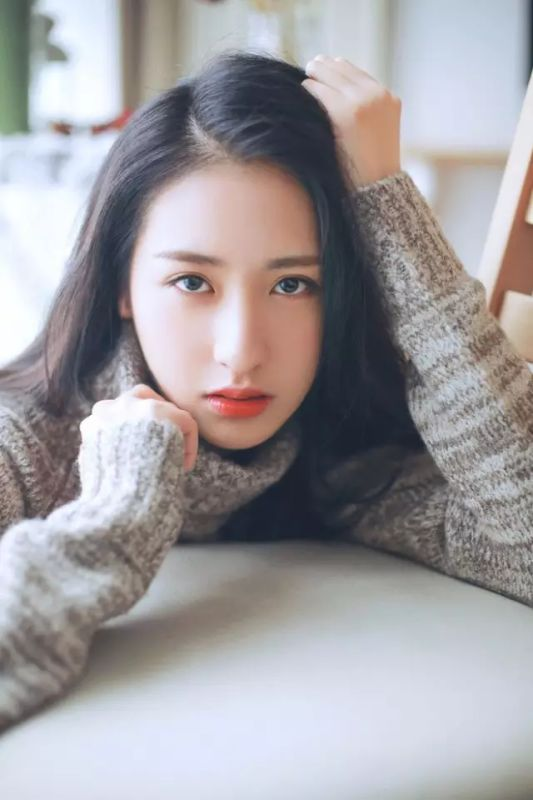
//> input picture data/Pictures/3.jpg, 533 x 800 px
$ ./otsu   (built with g++ and OpenCV 4)
//> lines starting //> are read from the running program, lines starting //| are printed output that depends on the picture; after the words box and inside, x2 and y2 are one past the last pixel; in counts of white or black regions, pixels touching at a corner belong together
#include<opencv2/opencv.hpp>
#include<math.h>

using namespace std;
using namespace cv;

int Otsu(Mat src);

int main(int argc,  char* argv[])
{
	Mat img = imread("/home/rechie/Documents/me/data/Pictures/3.jpg", CV_LOAD_IMAGE_GRAYSCALE);
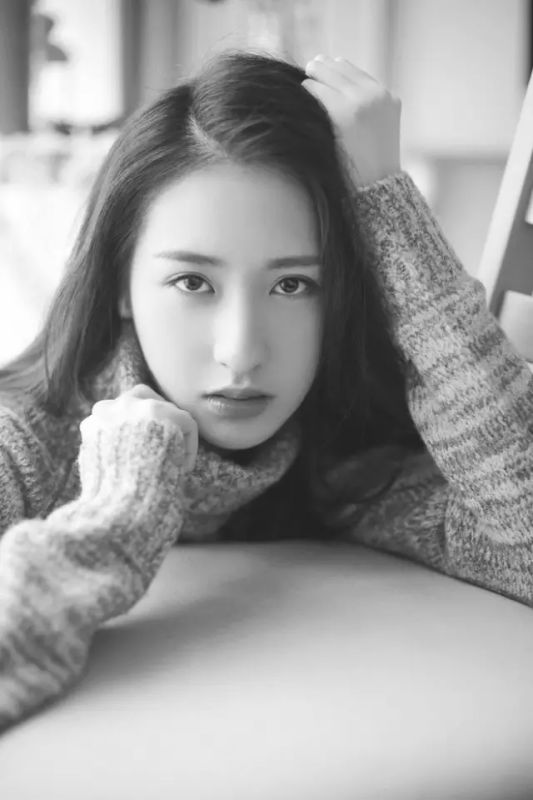
//> img: 800 rows x 533 cols, CV_8UC1; min 30, max 255, mean 158.9
	Mat dst = Mat(img.rows, img.cols, CV_8UC1);

	int thresh = Otsu(img);

	threshold(img, dst, thresh, 255, CV_THRESH_BINARY);

	imshow("img", dst);

	waitKey(0);

	return 0;
}

int Otsu(Mat src)
{
	int height = src.rows;
//> height = 800
	int width = src.cols;
//> width = 533
	long size = height * width;
//> size = 426400
	unsigned char* data = src.data;

	//histogram
	float histogram[256] = {0};
	for (int m = 0; m < height; m++)
	{
		unsigned char* p = data + m * src.step;
		for(int n = 0; n < width; n++)
		{
			histogram[int(*p++)]++;
		}
	}
//> after the loop, histogram = 256 values, max 5884 at index 231, min 0 at index 0, mean 1665.6

	int threshold;
	long sum0 = 0, sum1 = 0;  //存储前景的灰度总和和背景灰度总和
	long cnt0 = 0, cnt1 = 0;  //前景的总个数和背景的总个数
	double w0 = 0, w1 = 0;    //前景和背景所占整幅图像的比例
	double u0 = 0, u1 = 0;    //前景和背景的平均灰度
	double variance = 0;      //最大类间方差
	int i, j;
	double u = 0;
	double maxVariance = 0;
	for(i = 1; i < 256; i++)
	{
		sum0 = 0;
		sum1 = 0;
		cnt1 = 0;
		w0 = 0;
		w1 = 0;
		for(j = 0; j < i; j++)
		{
			cnt0 += histogram[j];
			sum0 += j * histogram[j];
		}

		u0 = (double)sum0 / cnt0;
		w0 = (double)cnt0 / size;

		for(j = i; j <= 255; j++)
		{
			cnt1 += histogram[j];
			sum1 += j * histogram[j];
		}

		u1 = (double)sum1 / cnt1;
		w1 = 1 - w0;  //(double)cnt1 / size

		u = u0 * w0 + u1 * w1;  //图像的平均灰度
		printf("u = %f\n", u);

		variance = w0 * w1 * (u0 - u1) * (u0 -u1);

		if(variance >maxVariance)
		{
			maxVariance = variance;
			threshold = i;
		}
	}
//> this loop made 255 passes
//> (cnt0, sum0, u0, w0, cnt1, sum1, u1, w1) on passes 31 to 41: (1, 30, 30, 2.35e-06, 426399, 67753400, 158.9, 1), (4, 92, 23, 9.38e-06, 426397, 67753352, 158.9, 1), (22, 572, 26, 5.16e-05, 426382, 67752872, 158.9, 1), (202, 5918, 29.3, 0.000474, 426220, 67747512, 158.9, 1), (1948, 59162, 30.37, 0.00457, 424654, 67694280, 159.4, 0.995), (5716, 129932, 22.73, 0.0134, 422632, 67623512, 160, 0.987), (11397, 198800, 17.44, 0.0267, 420719, 67554632, 160.6, 0.973), (18916, 266806, 14.1, 0.0444, 418881, 67486624, 161.1, 0.956), (28259, 336118, 11.89, 0.0663, 417057, 67417320, 161.7, 0.934), (39417, 406903, 10.32, 0.0924, 415242, 67346536, 162.2, 0.908), (52601, 487943, 9.28, 0.123, 413216, 67265496, 162.8, 0.877)
//> (cnt0, sum0, u0, w0, cnt1, sum1, u1, w1) on passes 1 to 6: (0, 0, nan, 0, 426400, 67753432, 158.9, 1), (0, 0, nan, 0, 426400, 67753432, 158.9, 1), (0, 0, nan, 0, 426400, 67753432, 158.9, 1), (0, 0, nan, 0, 426400, 67753432, 158.9, 1), (0, 0, nan, 0, 426400, 67753432, 158.9, 1), (0, 0, nan, 0, 426400, 67753432, 158.9, 1)
//| u = -nan
//| u = -nan
//| u = -nan
//| u = -nan
//| u = -nan
//| u = -nan
//| u = -nan
//| u = -nan
//> (output is shown up to pass 8 of 255)
//> after the loop, sum0 = 67715440; sum1 = 37995; cnt1 = 149; cnt0 = 40978736; maxVariance = 6550.2; threshold = 49

	printf("threshold = %d\n", threshold);
//| threshold = 49
//> in main, `threshold(img, dst, thresh, 255, CV_THRESH_BINARY);`:
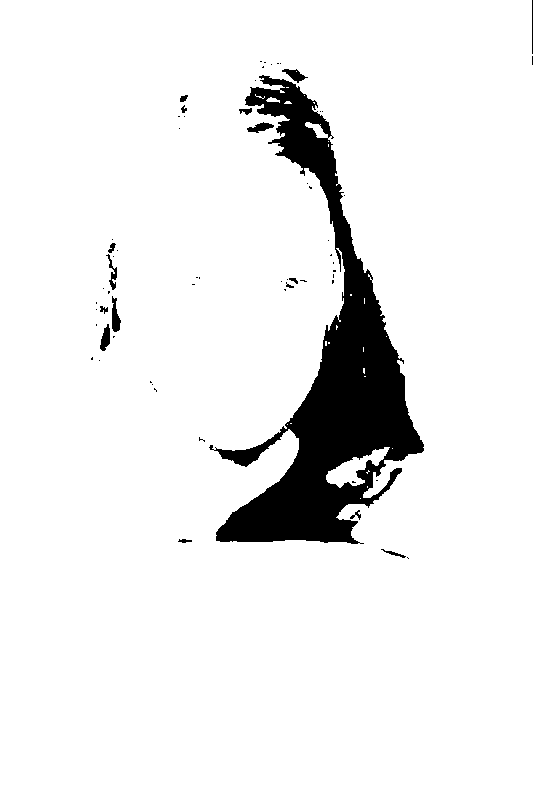
//> dst: 800 rows x 533 cols, CV_8UC1; 92.7% white; 64 black regions (47 under 20 px), largest, box (x1, y1, x2, y2) and area: (209, 75, 424, 544) 29769, (112, 296, 121, 332) 200, (100, 324, 110, 351) 171
	return threshold;
}

$ run again, with data/Pictures/1.jpg copied over data/Pictures/3.jpg
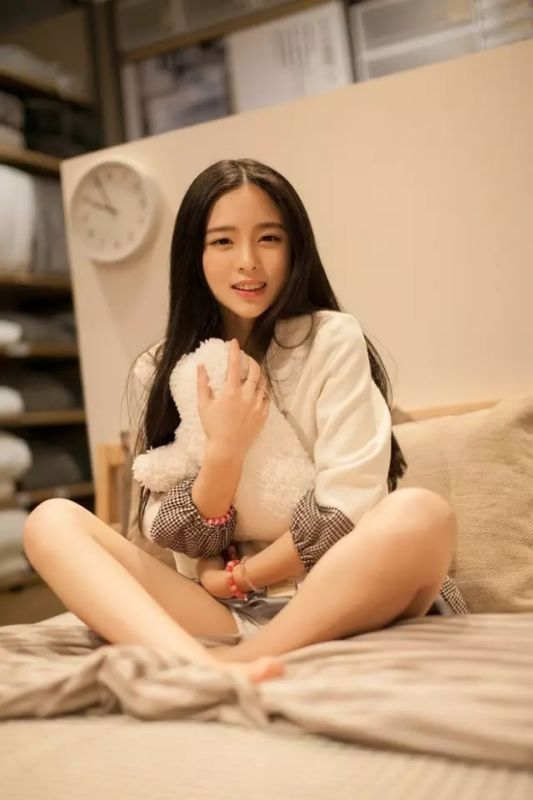
//> input picture data/Pictures/1.jpg, 533 x 800 px
//> `Mat img = imread("/home/rechie/Documents/me/data/Pictures/3.jpg", CV_L..`:
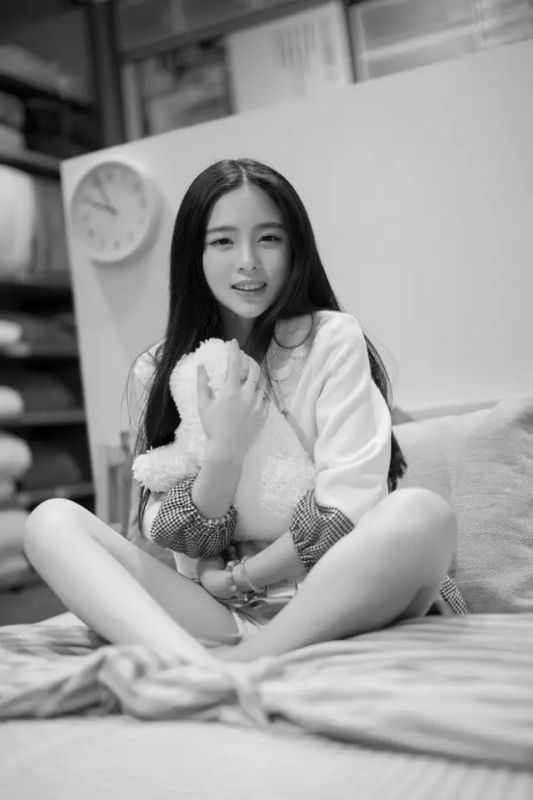
//> img: 800 rows x 533 cols, CV_8UC1; min 0, max 250, mean 156.3
//> after the loop in Otsu, `for (int m = 0; m < height; m++)`: histogram = 256 values, max 10922 at index 203, min 0 at index 246, mean 1665.6
//> the loop in Otsu, `for(i = 1; i < 256; i++)` made 255 passes
//> (cnt0, sum0, u0, w0, cnt1, sum1, u1, w1) on passes 1 to 7: (29, 0, 0, 6.8e-05, 426371, 66649208, 156.3, 1), (179, 121, 0.676, 0.00042, 426250, 66649088, 156.4, 1), (585, 633, 1.08, 0.00137, 425994, 66648576, 156.5, 0.999), (1274, 1482, 1.16, 0.00299, 425711, 66647728, 156.6, 0.997), (2242, 2598, 1.16, 0.00526, 425432, 66646608, 156.7, 0.995), (3548, 4288, 1.21, 0.00832, 425094, 66644920, 156.8, 0.992), (5272, 6796, 1.29, 0.0124, 424676, 66642408, 156.9, 0.988)
//> (printed output is left out)
//> after the loop in Otsu, `for(i = 1; i < 256; i++)`: sum0 = 66649208; sum1 = 0; cnt0 = 42082292; maxVariance = 6517.1; threshold = 27
//| threshold = 27
//> `threshold(img, dst, thresh, 255, CV_THRESH_BINARY);`:
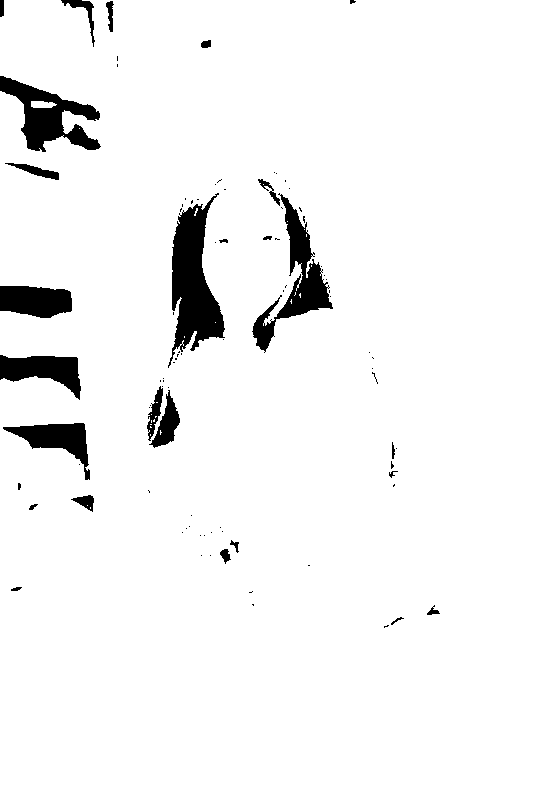
//> dst: 800 rows x 533 cols, CV_8UC1; 95.3% white; 91 black regions (66 under 20 px), largest, box (x1, y1, x2, y2) and area: (168, 193, 225, 368) 4870, (252, 193, 333, 353) 3335, (0, 76, 101, 152) 3210

$ run again, with data/Pictures/10.jpg copied over data/Pictures/3.jpg
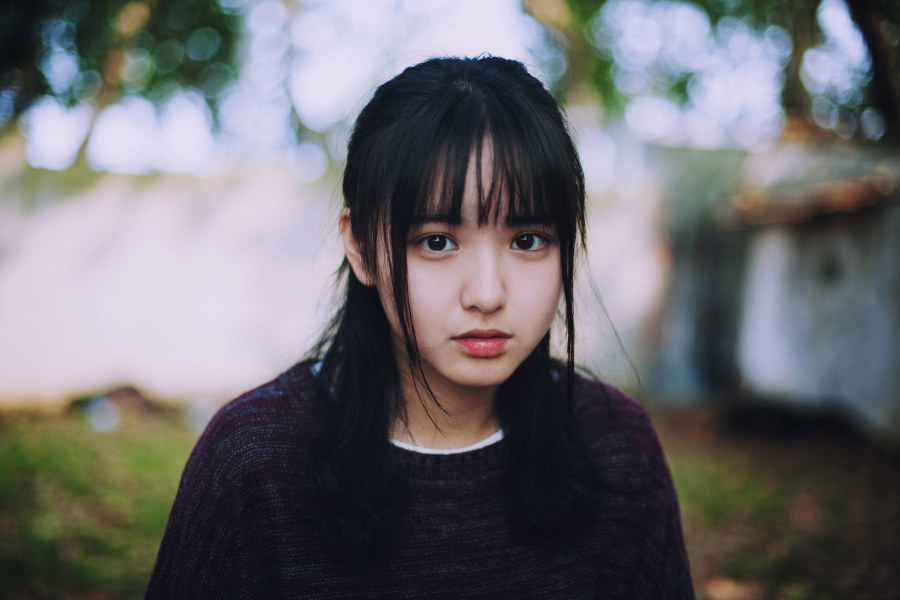
//> input picture data/Pictures/10.jpg, 900 x 600 px
//> `Mat img = imread("/home/rechie/Documents/me/data/Pictures/3.jpg", CV_L..`:
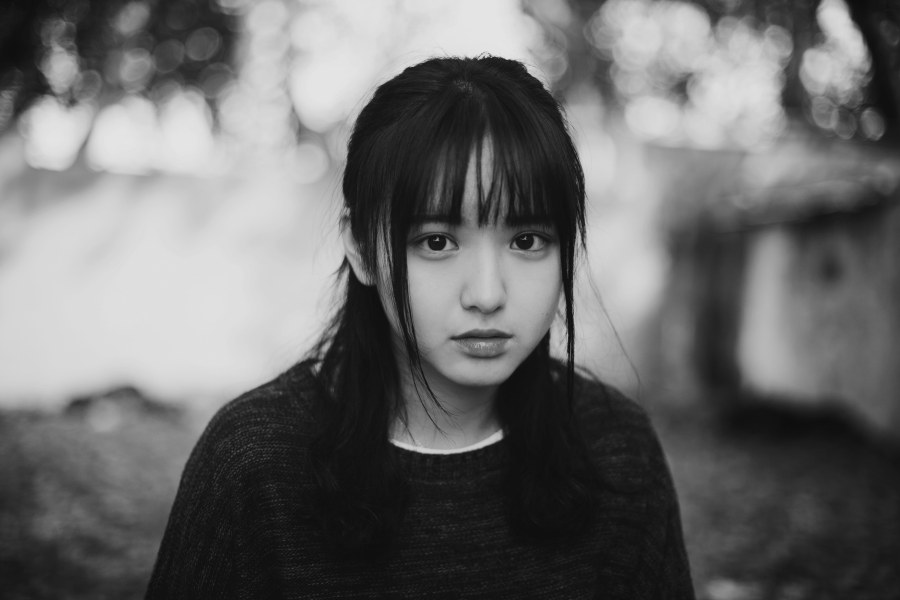
//> img: 600 rows x 900 cols, CV_8UC1; min 7, max 234, mean 106.5
//> after the loop in Otsu, `for (int m = 0; m < height; m++)`: histogram = 256 values, max 11398 at index 19, min 0 at index 0, mean 2109.4
//> the loop in Otsu, `for(i = 1; i < 256; i++)` made 255 passes
//> (cnt0, sum0, u0, w0, cnt1, sum1, u1, w1) on passes 8 to 14: (1, 7, 7, 1.85e-06, 539999, 57535632, 106.5, 1), (2, 7, 3.5, 3.7e-06, 539999, 57535632, 106.5, 1), (4, 16, 4, 7.41e-06, 539998, 57535624, 106.5, 1), (9, 46, 5.11, 1.67e-05, 539995, 57535592, 106.5, 1), (20, 112, 5.6, 3.7e-05, 539989, 57535528, 106.5, 1), (49, 328, 6.69, 9.07e-05, 539971, 57535312, 106.6, 1), (155, 1329, 8.57, 0.000287, 539894, 57534312, 106.6, 1)
//> (printed output is left out)
//> after the loop in Otsu, `for(i = 1; i < 256; i++)`: sum0 = 57535640; sum1 = 0; cnt0 = 80163568; maxVariance = 3292.1; threshold = 23
//| threshold = 23
//> `threshold(img, dst, thresh, 255, CV_THRESH_BINARY);`:
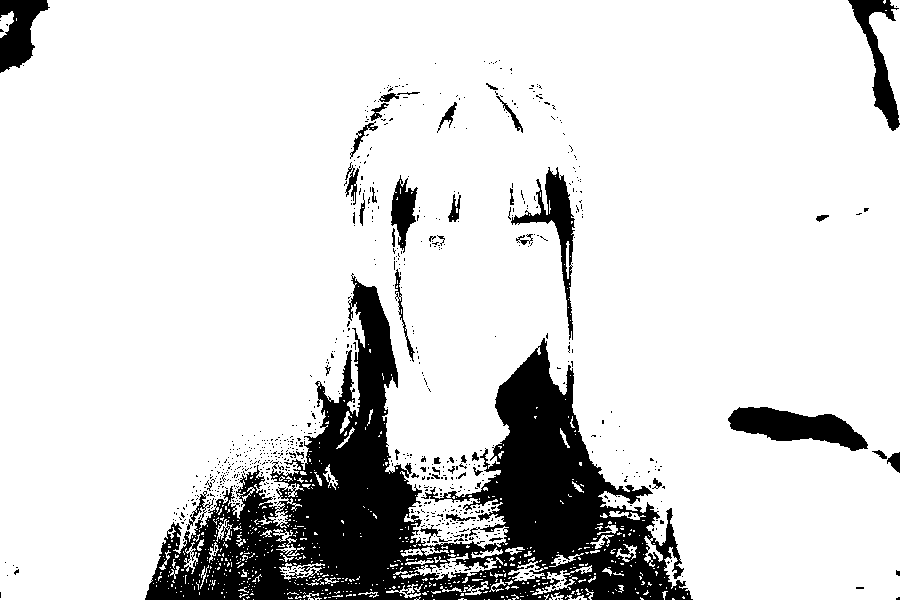
//> dst: 600 rows x 900 cols, CV_8UC1; 85.4% white; 766 black regions (720 under 20 px), largest, box (x1, y1, x2, y2) and area: (145, 273, 693, 600) 62827, (728, 407, 868, 451) 3380, (511, 167, 575, 340) 2303

$ run again, with data/Pictures/2.jpg copied over data/Pictures/3.jpg
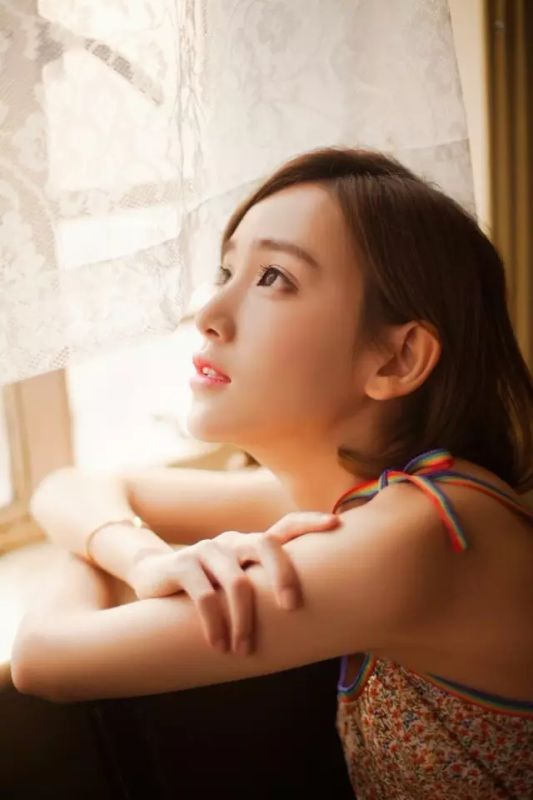
//> input picture data/Pictures/2.jpg, 533 x 800 px
//> `Mat img = imread("/home/rechie/Documents/me/data/Pictures/3.jpg", CV_L..`:
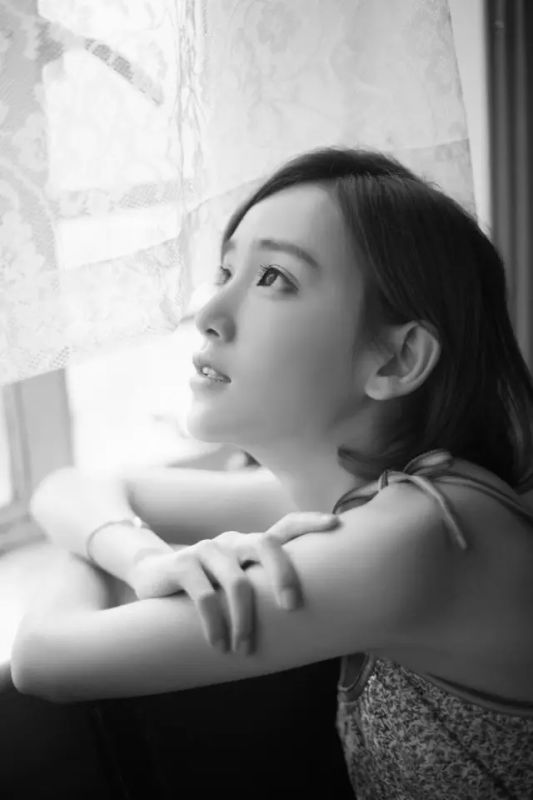
//> img: 800 rows x 533 cols, CV_8UC1; min 0, max 255, mean 138.9
//> after the loop in Otsu, `for (int m = 0; m < height; m++)`: histogram = 256 values, max 5609 at index 7, min 1 at index 0, mean 1665.6
//> the loop in Otsu, `for(i = 1; i < 256; i++)` made 255 passes
//> (cnt0, sum0, u0, w0, cnt1, sum1, u1, w1) on passes 1 to 7: (1, 0, 0, 2.35e-06, 426399, 59216344, 138.9, 1), (3, 1, 0.333, 7.04e-06, 426398, 59216344, 138.9, 1), (12, 15, 1.25, 2.81e-05, 426391, 59216328, 138.9, 1), (50, 102, 2.04, 0.000117, 426362, 59216240, 138.9, 1), (496, 1734, 3.5, 0.00116, 425954, 59214608, 139, 0.999), (3228, 13164, 4.08, 0.00757, 423668, 59203184, 139.7, 0.992), (10489, 40338, 3.85, 0.0246, 419139, 59176008, 141.2, 0.975)
//> (printed output is left out)
//> after the loop in Otsu, `for(i = 1; i < 256; i++)`: sum0 = 59215832; sum1 = 510; cnt1 = 2; cnt0 = 49513544; maxVariance = 5641.2; threshold = 15
//| threshold = 15
//> `threshold(img, dst, thresh, 255, CV_THRESH_BINARY);`:
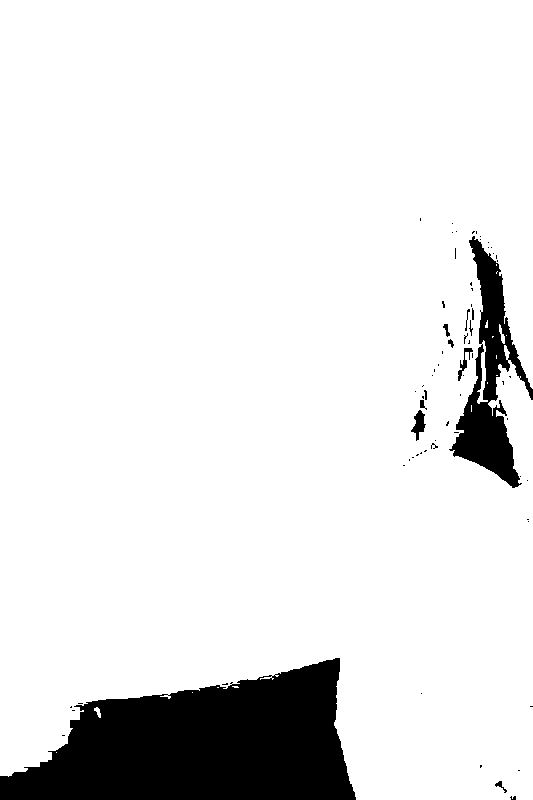
//> dst: 800 rows x 533 cols, CV_8UC1; 90.3% white; 70 black regions (58 under 20 px), largest, box (x1, y1, x2, y2) and area: (0, 658, 356, 800) 33453, (449, 236, 533, 488) 7243, (411, 410, 426, 441) 225
